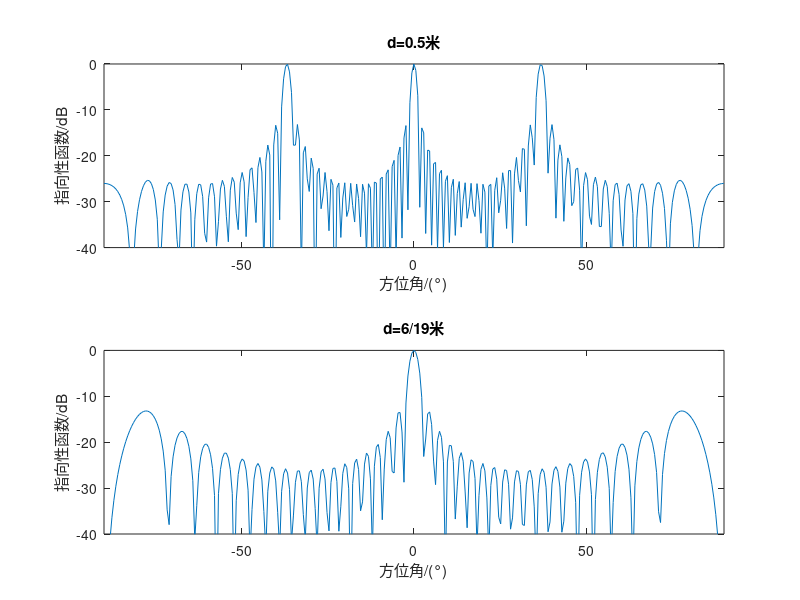

Write the MATLAB code that produced this figure. (Note: this script raises an error after producing the figure.)
%作业
d=0.5;
N=20;
f=5000;
c=1500;
lei=c/f;
theta=-pi/2:0.01:pi/2;
D=sin(N*pi*d*sin(theta)/lei)./(N*sin(pi*d./lei*sin(theta)));
subplot(2,1,1);
plot(theta*180/pi,20*log10(D));
title("d=0.5米");
ylabel('指向性函数/dB');
xlabel('方位角/(°)');
xlim([-90 90]);
ylim([-40 0]);
subplot(2,1,2);
d=0.285;
theta=-pi/2:0.01:pi/2;
D=sin(N*pi*d*sin(theta)/lei)./(N*sin(pi*d./lei*sin(theta)));
plot(theta*180/pi,20*log10(D));
title("d=6/19米");
ylabel('指向性函数/dB');
xlabel('方位角/(°)');
xlim([-90 90]);
ylim([-40 0]);

%%
clc;
clear;
close all;
WL=1024;
STEP=128;
clims=[0,2];
fc=7*10^9;%7GHz
B=4*10^9;%4GHz
Tc=40*10^-6;%40us
S=B/Tc;
fs=2*(fc+B);%采样频率
t=0:1/fs:Tc;
xT=sin(2*pi*(fc*t+0.5*S*t.^2));%chrip信号(TX)
%plot(t,xT);
c=3*10^8;
dmax=fs*c/(2*S);
detad=c/(2*B);
d=10;%墙壁等距离
d1=1;%人距离
delay=2*d/c;
delay1=2*d1/c;
%xR=sin(2*pi*(fc*(t-delay)+0.5*S*(t-delay).^2));%chrip信号(RX)
fif=2*S*d/c;
fif1=2*S*d1/c;
theta=2*pi*fc*delay;
theta1=2*pi*fc*delay1;
fs=10*(fif+fif1);
t=0:1/fs:Tc;
xout=0.3*0.5*cos(2*pi*fif*t+theta)+0.7*0.5*cos(2*pi*fif1*t+theta1);%混频
figure;
fs=2*(fc+B);
spectrogram(xT, hamming(128), 60, 128, fs, 'yaxis');
title('时频域图像TX');
fs=10*fif;
figure;
spectrogram(xout, hamming(128), 60, 128, fs, 'yaxis');
title('有人时频域图像(混频)');
%%
%无人
d1=0;
delay1=2*d/c;
fif1=2*S*d/c;
theta1=2*pi*fc*delay;
xout=0.5*cos(2*pi*fif*t+theta)+0.5*cos(2*pi*fif1*t+theta1);%混频
figure;
spectrogram(xout, hamming(128), 120, 128, fs, 'yaxis');
title('无人时频域图像(混频)');




%[xoutfft,tt,ff]=mySTFT(xout,WL,STEP,fs);
%[xTfft,tt1,ff1]=mySTFT(xT,WL,STEP,fs);
% figure;
% imagesc(tt,ff,abs(xoutfft),clims);  
% axis('xy');
% xlabel('时间 (s)');
% ylabel('频率 (Hz)');
% figure;
% imagesc(tt1,ff1,abs(xTfft),clims);  
% axis('xy');
% xlabel('时间 (s)');
% ylabel('频率 (Hz)');

%%
%2024-10-25
fs=2000;
t1 = 0:1/fs:2;
x1 = chirp(t1,300,2,300,'quadratic');
x2=chirp(t1,300,2,500,'linear');
x3 = chirp(t1,400,2,600,'quadratic');
noise=randn(1,3*length(t1));
x=[x1,x2,x3]+noise;%直接就是一个拼接
nfft=128;
windows=hanning(128);
noverlap=32;%25重叠
spectrogram(x, windows,noverlap, 512,fs);
%%
%
clear;
clc;
close all;
FolderPathAll="E:\海洋声信号实验\ShipRadiatedNoise.mat";
load(FolderPathAll);
fs=5000;
spectrogram(boatdata, hamming(65536/16),64,65536,fs);
%% 2024-10-25作业

%% CW
clear all;clc;
close all
C=1500;
%% 生成信号CW
FS=5e3;
WL=0.5;  
A=1;
T = 0.2;         % 信号脉宽
f0 = 300;       % 信号的初始频率
t = -T/2:1/FS:T/2 ; 
x = A*cos(2*pi*(f0)*t);
%% 

data1=[zeros(1,(WL/2-T/2)*FS) x zeros(1,(WL/2-T/2)*FS)];
%回波接收信号(0,x,0)
% data1=awgn(data1,-5);
% figure(1);plot((1:length(data1))/FS,data1);title('data1');hold on

t=-WL/2:1/FS:WL/2; 
fd=-20:0.2:20; 
for i=1:length(fd) 
    E=exp(-j*2*pi*fd(i).*t);
    Y(i,:)=data1.*E;
end

p=length(data1)*2;
for j=1:length(fd) 
    tmp=fft(xcorr(Y(j,:),data1),p);
    % envelope
    h = [1; 2*ones(fix((p-1)/2),1); ones(1-rem(p,2),1); zeros(fix((p-1)/2),1)];
    M(j,:) = tmp(:).*h;
    M(j,:) = abs(ifft(M(j,:),p))';             
    [Mmax(j)]=max(M(j,:))/p*2;
end
M=M/max(max(M));
t=-WL:1/FS:WL; 
% figure;imagesc(t,fd,M); colorbar;title('信号NBAF'),xlabel('时间 s'),ylabel('频移 Hz');
[tt,ffdd]=meshgrid(t,fd);
figure;mesh(tt,ffdd,M(1:length(fd),1:length(t)));title('信号CW'),xlabel('时间 s'),ylabel('频移 Hz');

%模糊度图及频率时延分辨率
figure;[indxy,indh]=contour(tt,ffdd,M(1:length(fd),1:length(t)),[sqrt(0.5) sqrt(0.5)],'k');title('信号CW-3dB等高线'),xlabel('时间 s'),ylabel('频移 Hz');grid on;% hold on;
h_text=clabel(indxy,indh,'labelSpacing',600);

%% HFM
clear all;clc;
close all
C=1500;
%% 生成信号
FS=5e3;
WL=0.5;  
A=1;
T = 0.2;         % 信号脉宽
t = -T/2:1/FS:T/2; 
tao=0.2;
theta=pi/2;
t0=0;
f1=400;%起始频率
f2=600;%终止频率
k0=(f2-f1)/(tao*f1*f2);
rect_pulse = @(x) double(0<x&x<1);
%chrip中的quadratic好像不是双曲调频，是线性调频
x=A.*rect_pulse((t-t0)/tao).*exp(1i*(-2*pi/k0*log(-k0*t+1/f1)+theta));
%x = A*cos(2*pi*(f0)*t+pi*K*t.^2);
%% 

data1=[zeros(1,(WL/2-T/2)*FS) x zeros(1,(WL/2-T/2)*FS)];
%回波接收信号(0,x,0)
% data1=awgn(data1,-5);
% figure(1);plot((1:length(data1))/FS,data1);title('data1');hold on

t=-WL/2:1/FS:WL/2; 
fd=-20:0.2:20; 
for i=1:length(fd) 
    E=exp(-j*2*pi*fd(i).*t);
    Y(i,:)=data1.*E;
end

p=length(data1)*2;
for j=1:length(fd) 
    tmp=fft(xcorr(Y(j,:),data1),p);
    % envelope
    h = [1; 2*ones(fix((p-1)/2),1); ones(1-rem(p,2),1); zeros(fix((p-1)/2),1)];
    M(j,:) = tmp(:).*h;
    M(j,:) = abs(ifft(M(j,:),p))';             
    [Mmax(j)]=max(M(j,:))/p*2;
end
M=M/max(max(M));
t=-WL:1/FS:WL; 
% figure;imagesc(t,fd,M); colorbar;title('信号NBAF'),xlabel('时间 s'),ylabel('频移 Hz');
[tt,ffdd]=meshgrid(t,fd);
figure;mesh(tt,ffdd,M(1:length(fd),1:length(t)));title('信号HFM'),xlabel('时间 s'),ylabel('频移 Hz');

%模糊度图及频率时延分辨率
figure;[indxy,indh]=contour(tt,ffdd,M(1:length(fd),1:length(t)),[sqrt(0.5) sqrt(0.5)],'k');title('信号HFM-3dB等高线'),xlabel('时间 s'),ylabel('频移 Hz');grid on;% hold on;
h_text=clabel(indxy,indh,'labelSpacing',600);

%% 组合
clear all;clc;
close all
C=1500;
%% 生成信号
FS=5e3;
WL=1;  
A=1;
T = 0.4;         % 信号脉宽
f0 = 300;       % CW信号的初始频率
t1 =-T/2:1/FS:0 ; 
t2 =1/FS:1/FS:T/2 ;
t=-T/2:1/FS:T/2;
tao=0.2;
theta=pi/2;
t0=0;
f1=400;%起始频率
f2=600;%终止频率
k0=(f2-f1)/(tao*f1*f2);
rect_pulse = @(x) double(0<x&x<1);
%chrip中的quadratic好像不是双曲调频，是线性调频
x1=A.*rect_pulse((t1-t0)/tao).*exp(1i*(-2*pi/k0*log(-k0*t1+1/f1)+theta));
x2 = A*cos(2*pi*(f0)*t2);
x=[x1,x2];
%% 

data1=[zeros(1,(WL/2-T/2)*FS) x zeros(1,(WL/2-T/2)*FS)];
%回波接收信号(0,x,0)
% data1=awgn(data1,-5);
% figure(1);plot((1:length(data1))/FS,data1);title('data1');hold on

t=-WL/2:1/FS:WL/2; 
fd=-20:0.4:20; 
for i=1:length(fd) 
    E=exp(-j*2*pi*fd(i).*t);
    Y(i,:)=data1.*E;
end

p=length(data1)*2;
for j=1:length(fd) 
    tmp=fft(xcorr(Y(j,:),data1),p);
    % envelope
    h = [1; 2*ones(fix((p-1)/2),1); ones(1-rem(p,2),1); zeros(fix((p-1)/2),1)];
    M(j,:) = tmp(:).*h;
    M(j,:) = abs(ifft(M(j,:),p))';             
    [Mmax(j)]=max(M(j,:))/p*2;
end
M=M/max(max(M));
t=-WL:1/FS:WL; 
% figure;imagesc(t,fd,M); colorbar;title('信号NBAF'),xlabel('时间 s'),ylabel('频移 Hz');
[tt,ffdd]=meshgrid(t,fd);
figure;mesh(tt,ffdd,M(1:length(fd),1:length(t)));title('组合信号NBAF'),xlabel('时间 s'),ylabel('频移 Hz');

%模糊度图及频率时延分辨率
figure;[indxy,indh]=contour(tt,ffdd,M(1:length(fd),1:length(t)),[sqrt(0.5) sqrt(0.5)],'k');title('组合信号-3dB等高线'),xlabel('时间 s'),ylabel('频移 Hz');grid on;% hold on;
h_text=clabel(indxy,indh,'labelSpacing',600);








%%
function [yf,tt,ff]=mySTFT(noisy_sig,wLen,step,fs)
% 计算含噪信号的分帧功率谱/周期图
overlap_factor=max(wLen/step,1);            % 重叠系数=窗长/步进
t_increment=step/fs;                        % 所需帧增量
n_increment=pow2(nextpow2(step*sqrt(0.5))); % 将步进step转化为2的幂次
fftLen=n_increment*overlap_factor;          % FFT长度
w=sqrt(hamming(fftLen+1))';                 % 使用sqrt hamming window
w(end)=[];
w=w/sqrt(sum(w(1:n_increment:fftLen).^2));  % 归一化 normalize to give overall gain of 1

% 分帧 开始
noisyLen=length(noisy_sig);                                           % 含噪信号的长度
n_wLen=length(w);                                                     % 窗长
w=w(:).';
n=noisyLen-n_wLen+n_increment;                                        % 进行分帧的点数=总数据长度-窗长+帧增量
num_frame=max(fix(n/n_increment),0);                                  % 总帧数
num_left=n-n_increment*num_frame+(num_frame==0)*(n_wLen-n_increment); % 分完剩余的采样点数
if num_left>0
    left_flag=1;                                                      % 如果有剩余的采样点，再补一帧
else
    left_flag=0;
end
f=zeros(num_frame+left_flag,n_wLen);
indf=n_increment*(0:(num_frame-1)).';
inds=(1:n_wLen);
if left_flag==1                                                       % 类似于将数据长度凑成可以正好分帧的帧数
    f(1:num_frame,:)=noisy_sig(indf(:,ones(1,n_wLen))+inds(ones(num_frame,1),:));
    ix=1+mod((num_frame*n_increment):(num_frame*n_increment+n_wLen-1),2*noisyLen);
    f(num_frame+1,:)=noisy_sig(ix+(ix>noisyLen).*(2*noisyLen+1-2*ix));
    num_frame=size(f,1);
else
    f(:)=noisy_sig(indf(:,ones(1,n_wLen))+inds(ones(num_frame,1),:)); % 
end
f=f.*w(ones(num_frame,1),:);
t0=(1+n_wLen)/2;
t=t0+n_increment*(0:(num_frame-1)).';
tt=t/fs; % 时间轴
% 分帧 结束

% 计算分帧fft 开始
s=size(f);
if prod(s)==1
    yf=f; % 如果只有一个数据，不用做FFT，yf为含噪信号周期图
else
    d=2;
    yf=fft(f,fftLen,d);
    yf=reshape(yf,prod(s(1:d-1)),fftLen,prod(s(d+1:end)));
    s(d)=1+fix(fftLen/2);
    yf(:,s(d)+1:end,:)=[];
    yf=reshape(yf,s);
end
% 计算分帧fft 结束

[nr,nf2]=size(yf);
yf(1,1,1)=yf(1,1);
yf=reshape(yf,nr,nf2);

% !!!

% yf=newyf;
yp=yf(:,1:nf2).*conj(yf(:,1:nf2));
ff=(0:nf2-1)*fs/fftLen; % 频率轴
end











